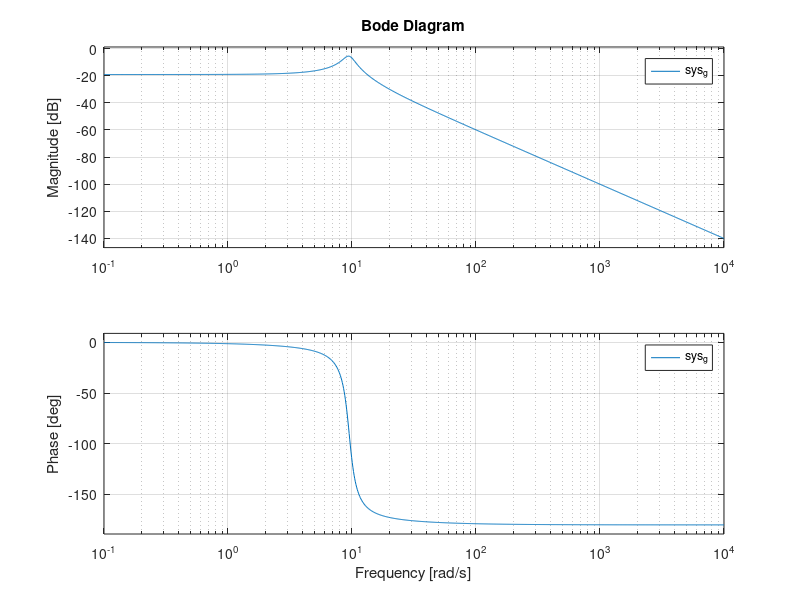
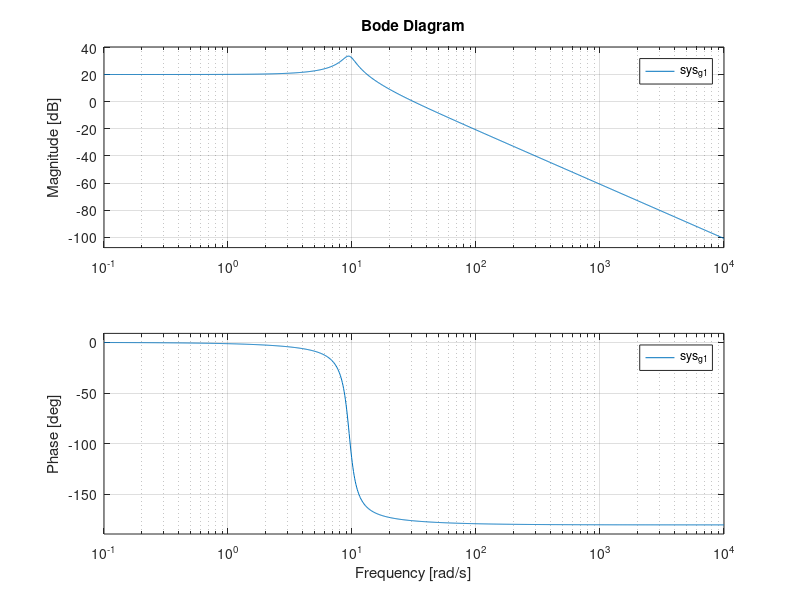

Reproduce these figures in MATLAB, in order.
%------------------------------------------------------------------%
%----------------------Part a-----------------------------------%
sys_g = tf([10, 2000], [1, 202, 490, 18001]);
figure
bode(sys_g);
%------------------------------------------------------------------%
%----------------------Part b-----------------------------------%
k_v_g = dcgain(sys_g);
sse_g = 1/(1+k_v_g);
sse_new = sse_g/10;
k_v_new = 1/sse_new - 1;
gain_series = k_v_new/k_v_g;
sys_g_1 = series(gain_series, sys_g);
%------------------------------------------------------------------%
%----------------------Part c-----------------------------------%
figure
bode(sys_g_1)
%------------------------------------------------------------------%
%----------------------Part d-----------------------------------%
sys_g_new = series(sys_g_1, tf([1, 1], 1));
